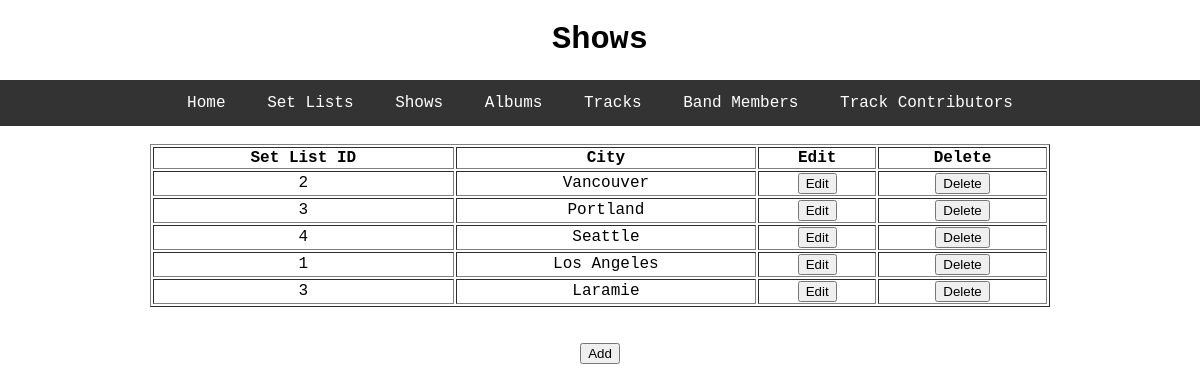
The app's page /shows, older data.
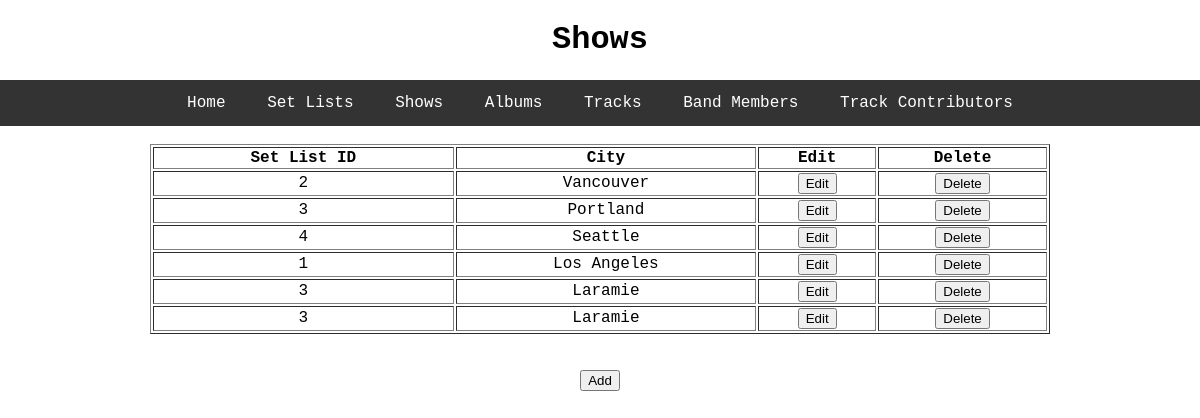
The same page, newer data.
### toolDB/models.py (models this page shows, shortened)
class Shows(db.Model):
    id = db.Column(db.Integer, primary_key=True)
    city = db.Column(db.String, nullable=False)
    set_list_id = db.Column(db.Integer, nullable=False)

### toolDB/select_db/routes.py (the view)
@select.route('/shows')
def shows():
    rows = Shows.query.all()
    return render_template('shows.html', title='Shows', header='Shows', rows=rows)

### toolDB/templates/shows.html
{% extends "layout.html" %}
{% block content %}
	<table style="width:75%" table border="1" table align = "center">
	  <thead>
	    <th>Set List ID</th>
	    <th>City</th>
	    <th>Edit</th>
	    <th>Delete</th>
	  </thead>
	  <tbody>
		{% for r in rows %}
	  		<tr>
				<td>{{r.set_list_id}}</td>
				<td>{{r.city}}</td>
				<td><input type="button" name = "Edit" value = "Edit" onclick = "window.location='/update_show/{{ r.id }}'"></td>
				<td><input type="button" name = "Delete" value = "Delete" onclick = "window.location='/delete_show/{{ r.id }}'"></td>
	  		</tr>
		{% endfor %}
	  </tbody>
	</table>
	<br>
	<br>
	<a href="{{ url_for('insert.add_shows') }}"><button type="button">Add</button></a>
{% endblock content %}

Row changes from the older to the newer data that the page shows:
added Shows: set_list_id "3", city "Laramie"
